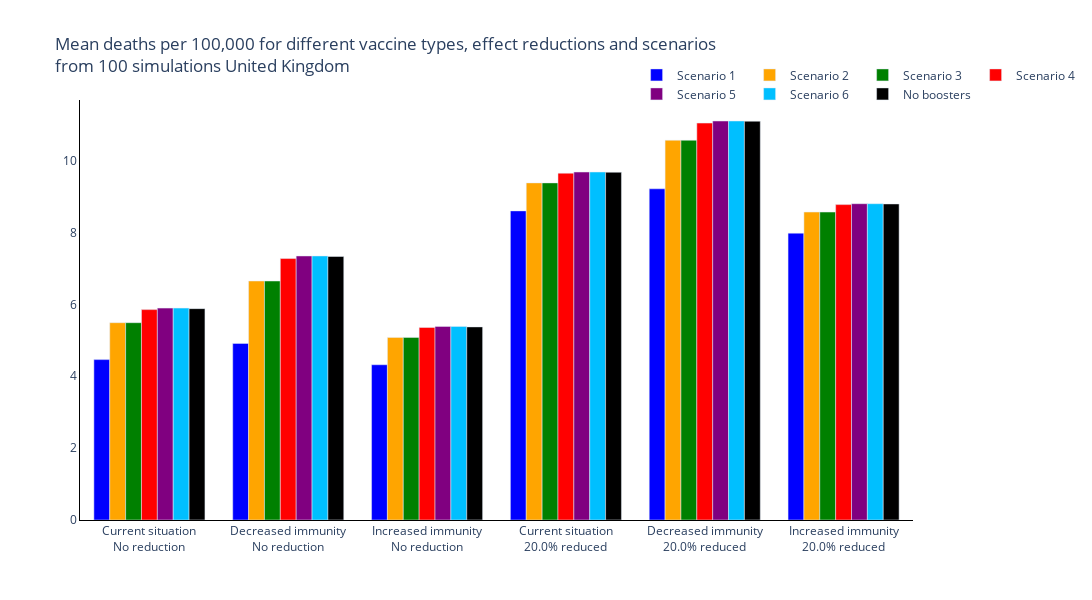
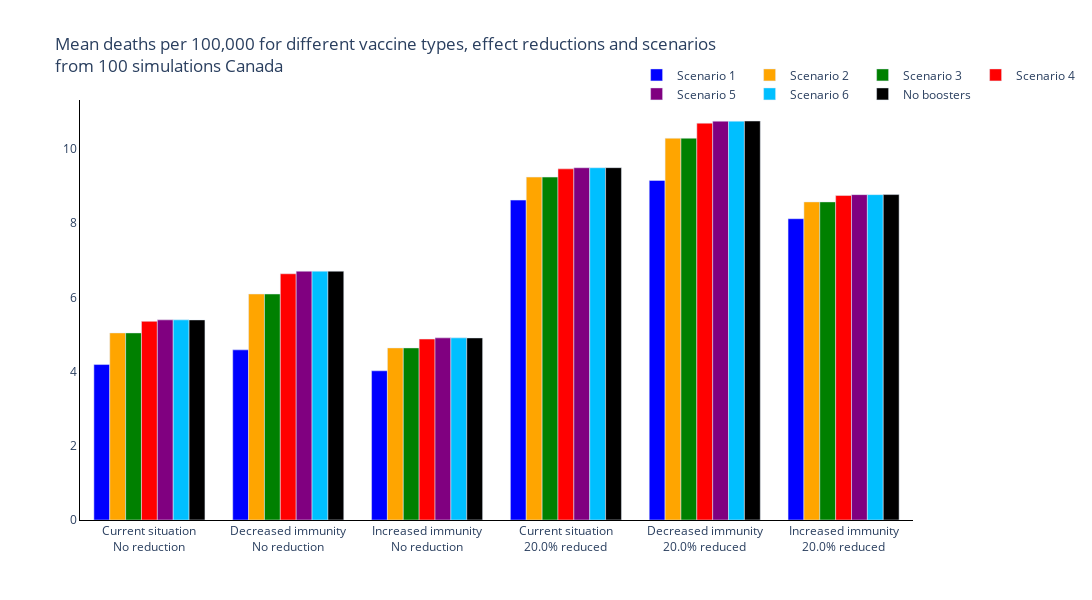
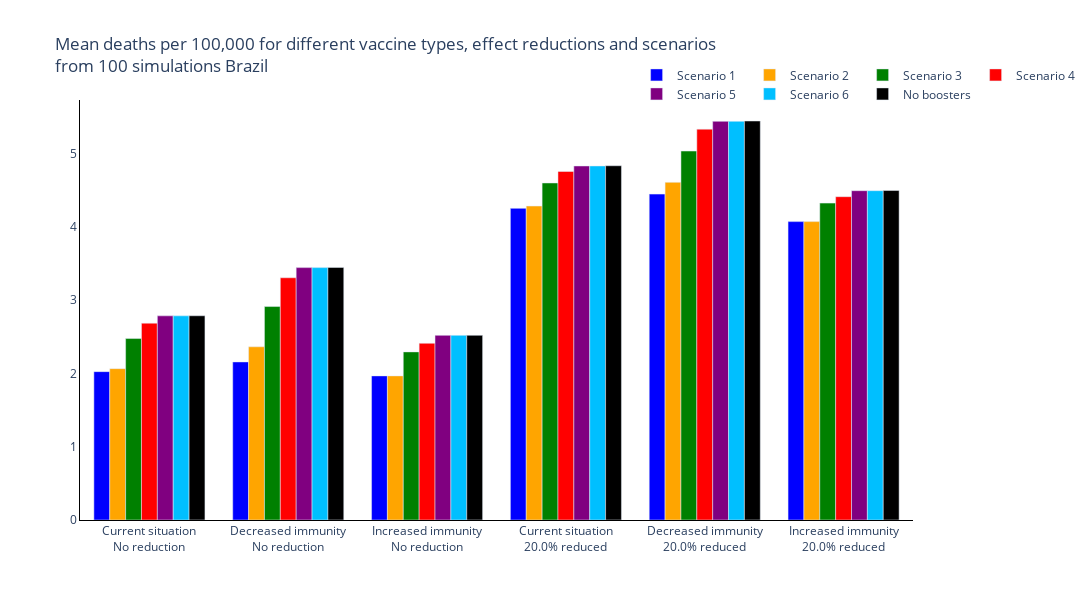
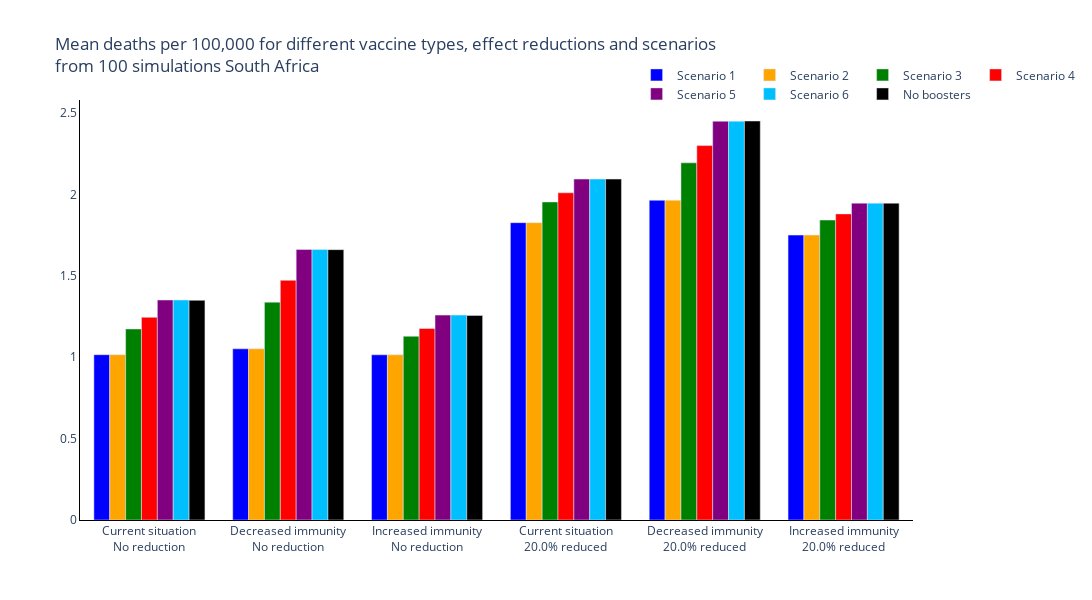

The notebook cell saved with these charts, in order:
### Markdown cell above
## Summary Figures
### Total Deaths

### Code cell
new_colours = ['blue', 'orange', 'green', 'red', 'purple', 'deepskyblue', 'black']

trace_name = ['Scenario {}'.format(s+1) for s, scenario in enumerate(scenario_names[:-1])] + [scenario_names[-1]]

for r, reg in enumerate(regions):
    fig = go.Figure()
    # Plot for each region
    for s, scenario in enumerate(scenario_names):
        fig.add_trace(
            go.Bar(
                y=[np.sum(total_new_deaths_mean[r][cv, ss, s, :]) for cv, change_vacc in enumerate(changes_vaccine) for ss, sero_scen in enumerate(seroprevalance_scenarios)],
                x=['{}<br>{}% reduced'.format(sero_scen, 100 * change_vacc) if change_vacc!=0 else '{}<br>No reduction'.format(sero_scen) for cv, change_vacc in enumerate(changes_vaccine) for ss, sero_scen in enumerate(seroprevalance_scenarios)],
                name=trace_name[s],
                marker_color=new_colours[s]
            )
        )

    # Add axis labels
    fig.update_layout(
        boxmode='group',
        title='Mean deaths per 100,000 for different vaccine types, effect reductions and scenarios<br>from {} simulations {}'.format(len(regimes), reg),
        width=1100,
        height=600,
        plot_bgcolor='white',
        xaxis=dict(linecolor='black'),
        yaxis=dict(linecolor='black'),
        hovermode='x unified',
        legend=dict(
                orientation="h",
                yanchor="bottom",
                y=0.98,
                xanchor="right",
                x=1.2
            )
        )

    fig.write_image('images/report4_variant_adapted_vaccine/Deaths per Scenario and Vaccine Type {}.pdf'.format(reg))
    fig.show()

### Figure 1 — Plotly figure (JSON) as saved in the notebook; plotly's stock layout.template omitted (floating-point values rounded to 4 significant figures)
{"data": [{"marker": {"color": "blue"}, "name": "Scenario 1", "type": "bar", "x": ["Current situation<br>No reduction", "Decreased immunity<br>No reduction", "Increased immunity<br>No reduction", "Current situation<br>20.0% reduced", "Decreased immunity<br>20.0% reduced", "Increased immunity<br>20.0% reduced"], "y": [4.462, 4.912, 4.318, 8.599, 9.213, 7.979]}, {"marker": {"color": "orange"}, "name": "Scenario 2", "type": "bar", "x": ["Current situation<br>No reduction", "Decreased immunity<br>No reduction", "Increased immunity<br>No reduction", "Current situation<br>20.0% reduced", "Decreased immunity<br>20.0% reduced", "Increased immunity<br>20.0% reduced"], "y": [5.489, 6.648, 5.08, 9.378, 10.56, 8.566]}, {"marker": {"color": "green"}, "name": "Scenario 3", "type": "bar", "x": ["Current situation<br>No reduction", "Decreased immunity<br>No reduction", "Increased immunity<br>No reduction", "Current situation<br>20.0% reduced", "Decreased immunity<br>20.0% reduced", "Increased immunity<br>20.0% reduced"], "y": [5.489, 6.648, 5.08, 9.378, 10.56, 8.566]}, {"marker": {"color": "red"}, "name": "Scenario 4", "type": "bar", "x": ["Current situation<br>No reduction", "Decreased immunity<br>No reduction", "Increased immunity<br>No reduction", "Current situation<br>20.0% reduced", "Decreased immunity<br>20.0% reduced", "Increased immunity<br>20.0% reduced"], "y": [5.853, 7.273, 5.356, 9.647, 11.04, 8.774]}, {"marker": {"color": "purple"}, "name": "Scenario 5", "type": "bar", "x": ["Current situation<br>No reduction", "Decreased immunity<br>No reduction", "Increased immunity<br>No reduction", "Current situation<br>20.0% reduced", "Decreased immunity<br>20.0% reduced", "Increased immunity<br>20.0% reduced"], "y": [5.894, 7.345, 5.386, 9.68, 11.1, 8.798]}, {"marker": {"color": "deepskyblue"}, "name": "Scenario 6", "type": "bar", "x": ["Current situation<br>No reduction", "Decreased immunity<br>No reduction", "Increased immunity<br>No reduction", "Current situation<br>20.0% reduced", "Decreased immunity<br>20.0% reduced", "Increased immunity<br>20.0% reduced"], "y": [5.894, 7.345, 5.386, 9.68, 11.1, 8.798]}, {"marker": {"color": "black"}, "name": "No boosters", "type": "bar", "x": ["Current situation<br>No reduction", "Decreased immunity<br>No reduction", "Increased immunity<br>No reduction", "Current situation<br>20.0% reduced", "Decreased immunity<br>20.0% reduced", "Increased immunity<br>20.0% reduced"], "y": [5.88, 7.33, 5.372, 9.674, 11.09, 8.792]}], "layout": {"boxmode": "group", "height": 600, "hovermode": "x unified", "legend": {"orientation": "h", "x": 1.2, "xanchor": "right", "y": 0.98, "yanchor": "bottom"}, "plot_bgcolor": "white", "title": {"text": "Mean deaths per 100,000 for different vaccine types, effect reductions and scenarios<br>from 100 simulations United Kingdom"}, "width": 1100, "xaxis": {"linecolor": "black"}, "yaxis": {"linecolor": "black"}}}

### Figure 2 — Plotly figure (JSON) as saved in the notebook; plotly's stock layout.template omitted (floating-point values rounded to 4 significant figures)
{"data": [{"marker": {"color": "blue"}, "name": "Scenario 1", "type": "bar", "x": ["Current situation<br>No reduction", "Decreased immunity<br>No reduction", "Increased immunity<br>No reduction", "Current situation<br>20.0% reduced", "Decreased immunity<br>20.0% reduced", "Increased immunity<br>20.0% reduced"], "y": [4.189, 4.585, 4.021, 8.621, 9.15, 8.119]}, {"marker": {"color": "orange"}, "name": "Scenario 2", "type": "bar", "x": ["Current situation<br>No reduction", "Decreased immunity<br>No reduction", "Increased immunity<br>No reduction", "Current situation<br>20.0% reduced", "Decreased immunity<br>20.0% reduced", "Increased immunity<br>20.0% reduced"], "y": [5.042, 6.09, 4.637, 9.241, 10.29, 8.572]}, {"marker": {"color": "green"}, "name": "Scenario 3", "type": "bar", "x": ["Current situation<br>No reduction", "Decreased immunity<br>No reduction", "Increased immunity<br>No reduction", "Current situation<br>20.0% reduced", "Decreased immunity<br>20.0% reduced", "Increased immunity<br>20.0% reduced"], "y": [5.042, 6.09, 4.637, 9.241, 10.29, 8.572]}, {"marker": {"color": "red"}, "name": "Scenario 4", "type": "bar", "x": ["Current situation<br>No reduction", "Decreased immunity<br>No reduction", "Increased immunity<br>No reduction", "Current situation<br>20.0% reduced", "Decreased immunity<br>20.0% reduced", "Increased immunity<br>20.0% reduced"], "y": [5.353, 6.635, 4.876, 9.463, 10.69, 8.744]}, {"marker": {"color": "purple"}, "name": "Scenario 5", "type": "bar", "x": ["Current situation<br>No reduction", "Decreased immunity<br>No reduction", "Increased immunity<br>No reduction", "Current situation<br>20.0% reduced", "Decreased immunity<br>20.0% reduced", "Increased immunity<br>20.0% reduced"], "y": [5.393, 6.705, 4.908, 9.493, 10.75, 8.768]}, {"marker": {"color": "deepskyblue"}, "name": "Scenario 6", "type": "bar", "x": ["Current situation<br>No reduction", "Decreased immunity<br>No reduction", "Increased immunity<br>No reduction", "Current situation<br>20.0% reduced", "Decreased immunity<br>20.0% reduced", "Increased immunity<br>20.0% reduced"], "y": [5.393, 6.705, 4.908, 9.493, 10.75, 8.768]}, {"marker": {"color": "black"}, "name": "No boosters", "type": "bar", "x": ["Current situation<br>No reduction", "Decreased immunity<br>No reduction", "Increased immunity<br>No reduction", "Current situation<br>20.0% reduced", "Decreased immunity<br>20.0% reduced", "Increased immunity<br>20.0% reduced"], "y": [5.392, 6.705, 4.906, 9.495, 10.75, 8.77]}], "layout": {"boxmode": "group", "height": 600, "hovermode": "x unified", "legend": {"orientation": "h", "x": 1.2, "xanchor": "right", "y": 0.98, "yanchor": "bottom"}, "plot_bgcolor": "white", "title": {"text": "Mean deaths per 100,000 for different vaccine types, effect reductions and scenarios<br>from 100 simulations Canada"}, "width": 1100, "xaxis": {"linecolor": "black"}, "yaxis": {"linecolor": "black"}}}

### Figure 3 — Plotly figure (JSON) as saved in the notebook; plotly's stock layout.template omitted (floating-point values rounded to 4 significant figures)
{"data": [{"marker": {"color": "blue"}, "name": "Scenario 1", "type": "bar", "x": ["Current situation<br>No reduction", "Decreased immunity<br>No reduction", "Increased immunity<br>No reduction", "Current situation<br>20.0% reduced", "Decreased immunity<br>20.0% reduced", "Increased immunity<br>20.0% reduced"], "y": [2.025, 2.157, 1.967, 4.253, 4.447, 4.072]}, {"marker": {"color": "orange"}, "name": "Scenario 2", "type": "bar", "x": ["Current situation<br>No reduction", "Decreased immunity<br>No reduction", "Increased immunity<br>No reduction", "Current situation<br>20.0% reduced", "Decreased immunity<br>20.0% reduced", "Increased immunity<br>20.0% reduced"], "y": [2.065, 2.364, 1.967, 4.284, 4.608, 4.072]}, {"marker": {"color": "green"}, "name": "Scenario 3", "type": "bar", "x": ["Current situation<br>No reduction", "Decreased immunity<br>No reduction", "Increased immunity<br>No reduction", "Current situation<br>20.0% reduced", "Decreased immunity<br>20.0% reduced", "Increased immunity<br>20.0% reduced"], "y": [2.476, 2.913, 2.294, 4.599, 5.035, 4.325]}, {"marker": {"color": "red"}, "name": "Scenario 4", "type": "bar", "x": ["Current situation<br>No reduction", "Decreased immunity<br>No reduction", "Increased immunity<br>No reduction", "Current situation<br>20.0% reduced", "Decreased immunity<br>20.0% reduced", "Increased immunity<br>20.0% reduced"], "y": [2.686, 3.306, 2.411, 4.756, 5.334, 4.412]}, {"marker": {"color": "purple"}, "name": "Scenario 5", "type": "bar", "x": ["Current situation<br>No reduction", "Decreased immunity<br>No reduction", "Increased immunity<br>No reduction", "Current situation<br>20.0% reduced", "Decreased immunity<br>20.0% reduced", "Increased immunity<br>20.0% reduced"], "y": [2.786, 3.444, 2.52, 4.831, 5.441, 4.494]}, {"marker": {"color": "deepskyblue"}, "name": "Scenario 6", "type": "bar", "x": ["Current situation<br>No reduction", "Decreased immunity<br>No reduction", "Increased immunity<br>No reduction", "Current situation<br>20.0% reduced", "Decreased immunity<br>20.0% reduced", "Increased immunity<br>20.0% reduced"], "y": [2.786, 3.444, 2.52, 4.831, 5.441, 4.494]}, {"marker": {"color": "black"}, "name": "No boosters", "type": "bar", "x": ["Current situation<br>No reduction", "Decreased immunity<br>No reduction", "Increased immunity<br>No reduction", "Current situation<br>20.0% reduced", "Decreased immunity<br>20.0% reduced", "Increased immunity<br>20.0% reduced"], "y": [2.787, 3.447, 2.52, 4.834, 5.445, 4.497]}], "layout": {"boxmode": "group", "height": 600, "hovermode": "x unified", "legend": {"orientation": "h", "x": 1.2, "xanchor": "right", "y": 0.98, "yanchor": "bottom"}, "plot_bgcolor": "white", "title": {"text": "Mean deaths per 100,000 for different vaccine types, effect reductions and scenarios<br>from 100 simulations Brazil"}, "width": 1100, "xaxis": {"linecolor": "black"}, "yaxis": {"linecolor": "black"}}}

### Figure 4 — Plotly figure (JSON) as saved in the notebook; plotly's stock layout.template omitted (floating-point values rounded to 4 significant figures)
{"data": [{"marker": {"color": "blue"}, "name": "Scenario 1", "type": "bar", "x": ["Current situation<br>No reduction", "Decreased immunity<br>No reduction", "Increased immunity<br>No reduction", "Current situation<br>20.0% reduced", "Decreased immunity<br>20.0% reduced", "Increased immunity<br>20.0% reduced"], "y": [1.016, 1.052, 1.015, 1.827, 1.965, 1.751]}, {"marker": {"color": "orange"}, "name": "Scenario 2", "type": "bar", "x": ["Current situation<br>No reduction", "Decreased immunity<br>No reduction", "Increased immunity<br>No reduction", "Current situation<br>20.0% reduced", "Decreased immunity<br>20.0% reduced", "Increased immunity<br>20.0% reduced"], "y": [1.016, 1.052, 1.015, 1.827, 1.965, 1.751]}, {"marker": {"color": "green"}, "name": "Scenario 3", "type": "bar", "x": ["Current situation<br>No reduction", "Decreased immunity<br>No reduction", "Increased immunity<br>No reduction", "Current situation<br>20.0% reduced", "Decreased immunity<br>20.0% reduced", "Increased immunity<br>20.0% reduced"], "y": [1.174, 1.339, 1.129, 1.955, 2.195, 1.843]}, {"marker": {"color": "red"}, "name": "Scenario 4", "type": "bar", "x": ["Current situation<br>No reduction", "Decreased immunity<br>No reduction", "Increased immunity<br>No reduction", "Current situation<br>20.0% reduced", "Decreased immunity<br>20.0% reduced", "Increased immunity<br>20.0% reduced"], "y": [1.246, 1.473, 1.177, 2.011, 2.301, 1.881]}, {"marker": {"color": "purple"}, "name": "Scenario 5", "type": "bar", "x": ["Current situation<br>No reduction", "Decreased immunity<br>No reduction", "Increased immunity<br>No reduction", "Current situation<br>20.0% reduced", "Decreased immunity<br>20.0% reduced", "Increased immunity<br>20.0% reduced"], "y": [1.352, 1.662, 1.259, 2.095, 2.451, 1.947]}, {"marker": {"color": "deepskyblue"}, "name": "Scenario 6", "type": "bar", "x": ["Current situation<br>No reduction", "Decreased immunity<br>No reduction", "Increased immunity<br>No reduction", "Current situation<br>20.0% reduced", "Decreased immunity<br>20.0% reduced", "Increased immunity<br>20.0% reduced"], "y": [1.352, 1.662, 1.259, 2.095, 2.451, 1.947]}, {"marker": {"color": "black"}, "name": "No boosters", "type": "bar", "x": ["Current situation<br>No reduction", "Decreased immunity<br>No reduction", "Increased immunity<br>No reduction", "Current situation<br>20.0% reduced", "Decreased immunity<br>20.0% reduced", "Increased immunity<br>20.0% reduced"], "y": [1.35, 1.662, 1.257, 2.095, 2.452, 1.947]}], "layout": {"boxmode": "group", "height": 600, "hovermode": "x unified", "legend": {"orientation": "h", "x": 1.2, "xanchor": "right", "y": 0.98, "yanchor": "bottom"}, "plot_bgcolor": "white", "title": {"text": "Mean deaths per 100,000 for different vaccine types, effect reductions and scenarios<br>from 100 simulations South Africa"}, "width": 1100, "xaxis": {"linecolor": "black"}, "yaxis": {"linecolor": "black"}}}
